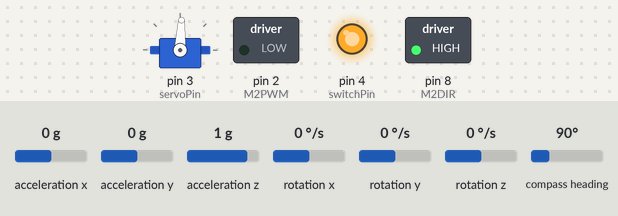
Bench run of a sketch on a simulated Arduino Uno, built with avr-gcc and run on an emulated ATmega328P. Shown: servo, switched loads named in the sketch (green lamp = pin HIGH), output pins drawn as LEDs (lit = HIGH). Dashed ring = blinking. Inputs (shaded band) come from the test bench; at power-on: compass heading 90°, acceleration x 0 g, acceleration y 0 g, acceleration z 1 g, rotation x 0 °/s, rotation y 0 °/s, rotation z 0 °/s.

Above: at 16.78 s.
16.8 s: compass heading set to 180°
At 17.01 s:
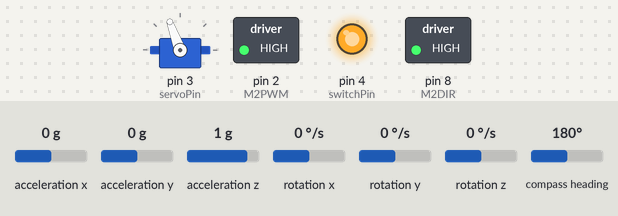
19.8 s: compass heading set to 7°
At 20.16 s:
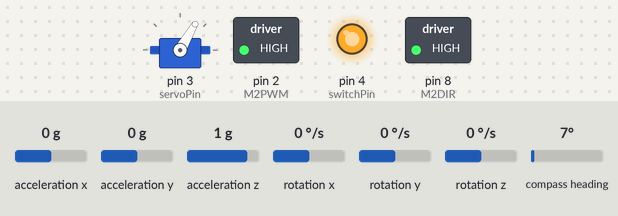
22.8 s: compass heading set to 269°
At 22.99 s:
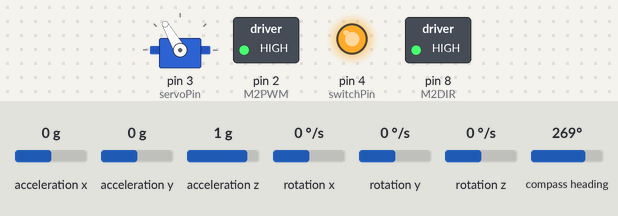
25.8 s: compass heading set to 4°
At 25.99 s:
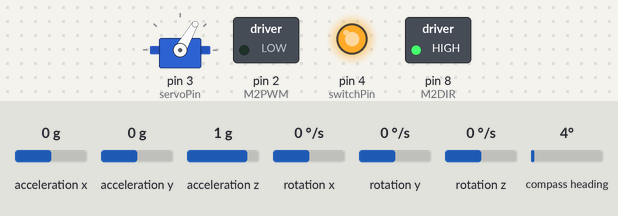
28.8 s: compass heading set to 352°
At 29.16 s:
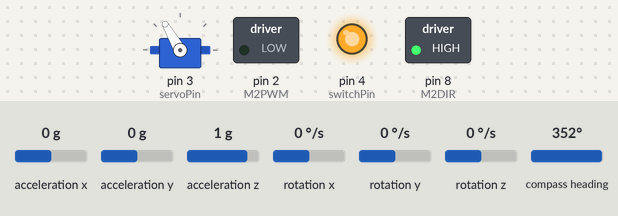
Timing chart, 0 to 32.8 s (numbered marks = the images above; inputs shaded):
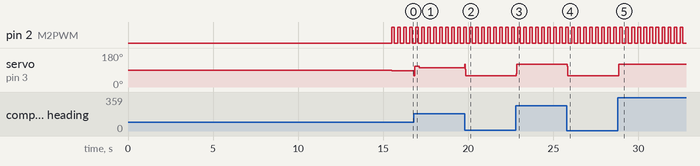

Measured:
- after the input at 16.8 s, servo on pin 3 (servoPin): 87° → 110° at once, → 101° 0.31 s later
- after the input at 19.8 s, servo on pin 3 (servoPin): 101° → 60° at once
- after the input at 22.8 s, servo on pin 3 (servoPin): 60° → 120° at once
- after the input at 25.8 s, servo on pin 3 (servoPin): 120° → 60° at once
- after the input at 28.8 s, servo on pin 3 (servoPin): 60° → 120° at once
- by itself, pin 2 (M2PWM): alternates HIGH for 0.15 s and LOW for 0.20 s

The sketch:

robot_code.ino
```cpp
#include <Servo.h>
#include <Wire.h>
#include <LSM303.h>

bool initialized = false;

typedef struct
{
  double x;
  double y;
}Point;

double global_target_radius = 1.5;

typedef struct
{
  Point center;
  double target_elapsed;
}Waypoint;

Point generate_waypoint_origin();

bool turn_to_star = false;
int pump_tick = 0;

double wait_time = 15500;
double halt_time = wait_time + 60000;

// UPHILL /////////////////////////////////
//
//double target_angle_1 = 199*PI/180;
//double target_angle_2 = 90*PI/180;
//Waypoint waypoint_array[] = {{{1000*cos(170*PI/180),1000*sin(170*PI/180)}, 800+wait_time},
//                           {{1000*cos(target_angle_1),1000*sin(target_angle_1)}, 20000},
//                          {{1000*cos(target_angle_2),1000*sin(target_angle_2)}, 100000}};

// DOWNHILL ///////////////////////////////
//Position 1
// 32000 WT 300
//Position 2
// 32250 WT +400
//Position 3
// 32500 WT +400
//Position 4
// 32750 WT 300
//Position 5
// 35000 WT +400
//OTHER
// WT +2300
/*
 * This is where the variables related to the waypoints is stored. During actual use this array
 * will be the only thing being manipulated by the user. NOTHING ELSE WILL BE TOUCHED DURING USE.
 */
double target_angle_1 = 135.8*PI/180;
double target_angle_2 = 60.8*PI/180;
Waypoint waypoint_array[] = {{{1000*cos(100*PI/180),1000*sin(100*PI/180)}, 1600+wait_time},
                          {{1000*cos(target_angle_1),1000*sin(target_angle_1)}, 35000},
                          {{1000*cos(target_angle_2),1000*sin(target_angle_2)}, 100000}};

bool turning = false;
bool positioning = false;

Point robot_position;

Point calculate_position();

int calculate_direction();

double calculate_steer_angle();

void fire_piston();

bool check_hit = false;

double prev_angle;
double prev_real_angle;

double prev_reed_time = 0;

/*
 * Variables related to time.
 */
double current_time = 0;
double time_of_hit = 0;
double prev_time = 0;
double prev_target_angle = 0;

/*
 * Variables used for angle and position calculation.
 */
double origin_angle;
double reading_angle;
double current_angle;
double filtered_angle;
double real_angle;
double wheel_diameter;
double wheel_arc;
int switchState;
int prev_switchState;


/*
 * SETUP variables related to the solenoid and reedswitch.
 */
int switchPin = 4;
const int D2 = 4;   // Disables the shield if low
const int M2DIR = 8;  // Determines the direction of the motor port #2
const int M2PWM = 2;  // Input voltage for motor port #2

/*
 * Variables related to the on and off times for the solenoid and, as a result, speed.
 */
long onTime = 150;
long offTime = 200;
int solenoidPolarity = HIGH;
int solenoidState = LOW;
int prev_solenoidState = LOW;

unsigned long currentMillis;
unsigned long previousMillis = 0;

/*
 * Variables related to steering.
 */
Servo myServo;
int servoPin = 3;
int servoPos = 90;
int current_waypoint_id = 0;

/*
 * Variables related to the angle calculations.
 */
double proportional_gain = 0.25;
double derivative_gain = 50.0;
double delta_angle = 0;
double delta_dangle = 0;

double previous_target_heading = atan(waypoint_array[0].center.y/waypoint_array[0].center.x);

LSM303 compass;

double low_pass_filter(double measured_reading, double filter_strength, double prev);

double filter_strength_1 = 0.75;

void setup(){
  Serial.begin(9600);

  pinMode(switchPin, INPUT_PULLUP);

  pinMode(D2, OUTPUT);
  digitalWrite(D2, HIGH); // Enable shield

  pinMode(M2DIR, OUTPUT);
  digitalWrite(M2DIR, solenoidPolarity);  // Choose solenoid polarity

  pinMode(M2PWM, OUTPUT); // Set the solenoid pin as output

  currentMillis = millis(); // Initialize the start time

  Wire.begin();
  compass.init();
  compass.enableDefault();
  compass.writeReg(0x24, 0x74);
  compass.m_min = (LSM303::vector<int16_t>){ -1933,  -1032,  +3688};
  compass.m_max = (LSM303::vector<int16_t>){ +1617,  +2177,  +4052};

  myServo.attach(servoPin);

  compass.read();
  double head = compass.heading();
  origin_angle = head;
  myServo.write(servoPos);

  wheel_diameter = 0.3125;
  double wheel_radius = wheel_diameter/2;
  wheel_arc = PI*wheel_radius;
  robot_position = {0,0};

  delay(wait_time);
  prev_time = millis();
  prev_target_angle = 170;
}

void loop(){
  /*
   * Makes it so everytime the robot starts up, the forward direction will always be 90 degrees from
   * the robot's current position. This makes positioning easier and allows errors within the control
   * code to be adjusted physically by simply turning the robot a CW or CCW if the straight angle dips
   * to far to the left or to the right.
   */
  compass.read();
  double head = compass.heading();
  reading_angle = (head-origin_angle+90)*PI/180;
  current_time = millis();

  /*
   * This could have been better placed in the setup section but it initializes the readings only once.
   * The reason why they weren't placed in the setup function is because the reading calculations were
   * within the loop function. To prevent redundancy I left the statement within the loop function and
   * used a boolean so it could only run once.
   */
  if(!initialized){
  filtered_angle = reading_angle;
  prev_angle = reading_angle;
  prev_real_angle = reading_angle;
  initialized = true;
  }

  /*
   * The firing and angle readings will be based on the check_hit boolean. If the robot has not hit the
   * last waypoint then check_hit is false then the robot will function normally. As soon as the last
   * waypoint has been hit, the robot will stop firing and will no longer move.
   */
  if(!check_hit){
  /*
  * Magnetometer calibrations will be incorrect and will result in angles coming out negative because
  * values are greater than 2*PI, 360 degrees, therefore the statement exists so these readings will
  * be cut down to size.
  *
  * This error also exists because of the reading calculations displacing the angles to be based on the
  * origin angle.
  */
  if(reading_angle > 2*PI){
    reading_angle = reading_angle - 2 * PI;
  }
  if(reading_angle < 0){
    reading_angle = reading_angle + 2 * PI;
  }

  /*
  * Angles are put through a low pass filter so noise coming from the servo and solenoid could be reduced.
  * The low pass filter doesn't necessarily prevent the noise from affecting the readings but it slows down
  * the effect of change on the readings allowing the robot to get consistent readings through the median of
  * the fluctuations.
  */
  filtered_angle = low_pass_filter(reading_angle, filter_strength_1, prev_real_angle);
  current_angle = filtered_angle;

  /*
  * reed switch from the robot is read for position calculations.
  */
  switchState = digitalRead(switchPin);

  /*
  * Steering angle is calculated then put into the servo code to determine angle of steer.
  */
  servoPos = calculate_steer_angle();

  myServo.write(servoPos);

  /*
  * The reed switch will sometimes calculate too many times with one magnet pass, therefore this interrupt
  * function exists so it can only be read once instead of 3-4 times with one hit. When the switch state is
  * hit once, there will be a cooldown time before the next hit can be read.
  */
  if(switchState == LOW){
    double current_reed_time = millis();
    if(current_reed_time - prev_reed_time >= 200){
      robot_position = calculate_position();
      prev_angle = current_angle;
      prev_reed_time = current_reed_time;
    }
  }

  /*
  * The pump tick forces the robot to only fire a certain amount of times before it stops. Its main purpose
  * is for the robot to build up enough momentum so it can roll into the final waypoint, which is going to be
  * the star square.
  */
  if(pump_tick <= 8)
  {
    fire_piston();
  }

  /*
  * All the previous state readings are put into the prev variables for use in the next iteration.
  */
  prev_switchState = switchState;
  prev_real_angle = filtered_angle;
  prev_solenoidState = solenoidState;

  /*
  * This statement turns off the robot after 1 min of activation.
  */
  if(current_time >= halt_time)
  {
    check_hit = true;
  }
  }
}

/*
 * Translates the target waypoint to be based on the robot's current position to ease use.
 */
Point generate_waypoint_origin(){
  Point current_waypoint_origin = waypoint_array[current_waypoint_id].center;
  Point modified_origin = robot_position;
  Point modified_waypoint_origin = {current_waypoint_origin.x - robot_position.x, current_waypoint_origin.y - robot_position.y};

  return modified_waypoint_origin;
}

/*
 * Calculates the robot's current position based on the reed switch ticks and the magnetometer reading.
 */
Point calculate_position(){
  Point delta_position;
  Point delta_actual_position;
  Point new_position;

  double new_distance;

  double angle_difference = current_angle - prev_angle;
  double other_angle_difference;
  double actual_angle;

  if(angle_difference == 0){
  /*
  * If the robot's angle difference 0 AKA if the magnetometer reads no change in angle, the robot will use simple trigonometry to
  * calculate its new position.
  */
  delta_actual_position = {wheel_arc*cos(current_angle), wheel_arc*sin(current_angle)};
  }else{
  double pivot_point_distance = abs(wheel_arc/angle_difference);
  delta_position = {pivot_point_distance - pivot_point_distance * cos(angle_difference), pivot_point_distance * sin(angle_difference)};

  other_angle_difference = atan(delta_position.x/delta_position.y);
  new_distance = sqrt(sq(delta_position.x) + sq(delta_position.y));
  actual_angle = other_angle_difference + current_angle;
  delta_actual_position = {new_distance * cos(actual_angle), new_distance * sin(actual_angle)};
  }

  new_position = {robot_position.x + delta_actual_position.x, robot_position.y + delta_actual_position.y};

  return new_position;
}

double low_pass_filter(double measured_reading, double filter_strength, double prev){
  double new_filtered_reading = (1 - filter_strength) * measured_reading + filter_strength * prev;
  return new_filtered_reading;
}

/*
 * Function calculates how much the servo should turn based on the target's angle from the robot's
 * current position.
 */
double calculate_steer_angle()
{
  Point target_point = generate_waypoint_origin();
  double target_heading;
  double steering;

  /*
   * If statements make sure that the angle readings can go from 0 to 360 degrees based on the
   * y and x values of the target.
   */
  if(target_point.y >= 0 && target_point.x < 0)
  {
  target_heading = atan(target_point.y/target_point.x)+PI;
  }else if(target_point.y < 0 && target_point.x >= 0)
  {
  target_heading = atan(target_point.y/target_point.x)+2*PI;
  }else if(target_point.y < 0 && target_point.x < 0)
  {
  target_heading = atan(target_point.y/target_point.x)+PI;
  }else
  {
  target_heading = atan(target_point.y/target_point.x);
  }

  /*
   * Sets the target angle after the robot has turned towards the initial turning angle.
   */
  if(turning && current_waypoint_id == 1)
  {
  target_heading = target_angle_1;
  }else if(turning && current_waypoint_id == 2)
  {
  target_heading = target_angle_2;
  }

  /*
   * This does the same thing as the above statements except it switches the robot's state from turning
   * to simply adjusting its trajectory to hit the target waypoint.
   */
  if(turning && (current_angle > target_heading) && (prev_real_angle <= target_heading))
  {
  turning = false;
  positioning = true;
  }else if(turning && (current_angle < target_heading) && (prev_real_angle >= target_heading))
  {
  turning = false;
  positioning = true;
  }

  /*
   * If the angle enters a point where one angle is in the 4th quadrant while another is in the 1st, it will force the robot
   * to take the shortest distance between the two. Without it, the robot will take the longer route to the target heading.
   */
  if(current_angle > 270*PI/180 && target_heading < 120*PI/180){
  steering = PI/2 - proportional_gain * (current_angle - target_heading) + (derivative_gain/(current_time - prev_time)) * ((current_angle - prev_real_angle) - (target_heading - prev_target_angle));
  }else if(target_heading > 270*PI/180 && current_angle < 120*PI/180){
  steering = PI/2 - proportional_gain * (current_angle - target_heading) + (derivative_gain/(current_time - prev_time)) * ((current_angle - prev_real_angle) - (target_heading - prev_target_angle));
  }else{
  steering = PI/2 + proportional_gain * (current_angle - target_heading) - (derivative_gain/(current_time - prev_time)) * ((current_angle - prev_real_angle) - (target_heading - prev_target_angle));
  }
  steering = steering*180/PI;

  /*
   * Prevents the robot's servo from steering to far to the left or to the right. This is due to the
   * mechanical restraints of the steering mechanism.
   */
  if(steering < 60)
  {
  steering = 60;
  }else if(steering > 120)
  {
  steering = 120;
  }

  /*
   * Sets the current position based on the robots position. This was added as a slice of life feature as it allowed
   * control of the robot to become easier. After the robot has finished turning to its desired starting angle, it
   * will translate the target waypoint based on the robot's current position making it easier for the controller to
   * set the desired target waypoint.
   */
  if(current_waypoint_id == 1 && !turning && positioning)
  {
  waypoint_array[current_waypoint_id].center.x = waypoint_array[current_waypoint_id].center.x + robot_position.x;
  waypoint_array[current_waypoint_id].center.y = waypoint_array[current_waypoint_id].center.y + robot_position.y;
  positioning = false;
  }else if(current_waypoint_id == 2 && !turning && positioning)
  {
  waypoint_array[current_waypoint_id].center.x = waypoint_array[current_waypoint_id].center.x + robot_position.x;
  waypoint_array[current_waypoint_id].center.y = waypoint_array[current_waypoint_id].center.y + robot_position.y;
  positioning = false;
  }

  if(current_time >= waypoint_array[current_waypoint_id].target_elapsed)
  {
  current_waypoint_id += 1;
  turning = true;

  if(current_waypoint_id == 2)
  {
    turn_to_star = true;
  }
  }

  prev_time = current_time;
  prev_target_angle = target_heading;

  return steering;
}

/*
 * Fire piston functions fires the solenoid based on the ontime and offtimes set before the setup function.
 */
void fire_piston(){
  currentMillis = millis();

  if((currentMillis - previousMillis > onTime && solenoidState == HIGH) || (currentMillis - previousMillis > offTime && solenoidState == LOW)) {
  previousMillis = currentMillis;

  if(solenoidState == LOW){
    solenoidState = HIGH;

    /*
    * If the robot is heading towards the final waypoint, the star square, it will start to record the amount of times it fired.
    * When this variable hits a certain ceiling value, it will stop and roll towards the start square.
    */
    if(turn_to_star)
    {
      pump_tick++;
    }
  }else{
    solenoidState = LOW;
  }

  digitalWrite(M2PWM, solenoidState);
  }
}
```
